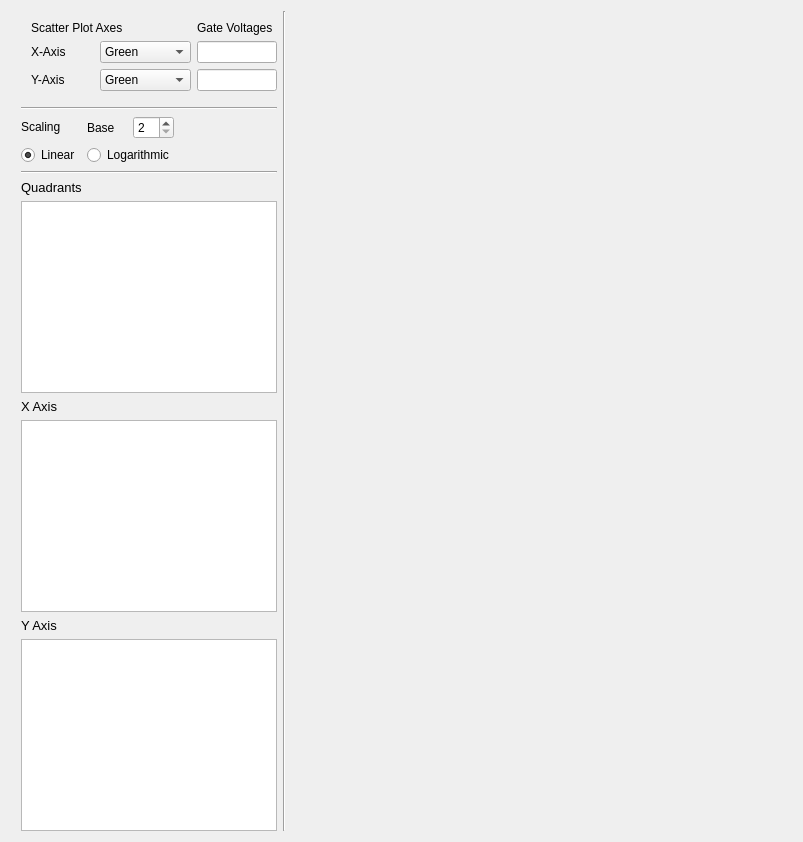
            <widget class="QWidget" name="subtab_scatter">
             <attribute name="title">
              <string>Scatter</string>
             </attribute>
             <layout class="QHBoxLayout" name="horizontalLayout_29">
              <item>
               <layout class="QVBoxLayout" name="verticalLayout_9">
                <property name="leftMargin">
                 <number>10</number>
                </property>
                <item>
                 <layout class="QGridLayout" name="gridLayout_6">
                  <property name="leftMargin">
                   <number>10</number>
                  </property>
                  <property name="topMargin">
                   <number>10</number>
                  </property>
                  <property name="bottomMargin">
                   <number>10</number>
                  </property>
                  <item row="0" column="1">
                   <widget class="QLabel" name="label_30">
                    <property name="font">
                     <font>
                      <pointsize>9</pointsize>
                     </font>
                    </property>
                    <property name="text">
                     <string>Gate Voltages</string>
                    </property>
                   </widget>
                  </item>
                  <item row="1" column="0">
                   <layout class="QHBoxLayout" name="horizontalLayout_30">
                    <item>
                     <widget class="QLabel" name="label_31">
                      <property name="text">
                       <string>X-Axis</string>
                      </property>
                     </widget>
                    </item>
                    <item>
                     <widget class="QComboBox" name="comboBox">
                      <property name="sizePolicy">
                       <sizepolicy hsizetype="Minimum" vsizetype="Fixed">
                        <horstretch>0</horstretch>
                        <verstretch>0</verstretch>
                       </sizepolicy>
                      </property>
                      <property name="minimumSize">
                       <size>
                        <width>80</width>
                        <height>0</height>
                       </size>
                      </property>
                      <property name="maximumSize">
                       <size>
                        <width>100</width>
                        <height>16777215</height>
                       </size>
                      </property>
                      <item>
                       <property name="text">
                        <string>Green</string>
                       </property>
                      </item>
                      <item>
                       <property name="text">
                        <string>Far Red</string>
                       </property>
                      </item>
                      <item>
                       <property name="text">
                        <string>Ultra Violet</string>
                       </property>
                      </item>
                      <item>
                       <property name="text">
                        <string>Orange</string>
                       </property>
                      </item>
                     </widget>
                    </item>
                   </layout>
                  </item>
                  <item row="1" column="1">
                   <widget class="QLineEdit" name="lineEdit_scatterxvoltage">
                    <property name="sizePolicy">
                     <sizepolicy hsizetype="Minimum" vsizetype="Fixed">
                      <horstretch>0</horstretch>
                      <verstretch>0</verstretch>
                     </sizepolicy>
                    </property>
                    <property name="minimumSize">
                     <size>
                      <width>60</width>
                      <height>0</height>
                     </size>
                    </property>
                    <property name="maximumSize">
                     <size>
                      <width>80</width>
                      <height>16777215</height>
                     </size>
                    </property>
                   </widget>
                  </item>
                  <item row="2" column="1">
                   <widget class="QLineEdit" name="lineEdit_scatteryvoltage">
                    <property name="sizePolicy">
                     <sizepolicy hsizetype="Minimum" vsizetype="Fixed">
                      <horstretch>0</horstretch>
                      <verstretch>0</verstretch>
                     </sizepolicy>
                    </property>
                    <property name="minimumSize">
                     <size>
                      <width>60</width>
                      <height>0</height>
                     </size>
                    </property>
                    <property name="maximumSize">
                     <size>
                      <width>80</width>
                      <height>16777215</height>
                     </size>
                    </property>
                   </widget>
                  </item>
                  <item row="2" column="0">
                   <layout class="QHBoxLayout" name="horizontalLayout_31">
                    <item>
                     <widget class="QLabel" name="label_32">
                      <property name="text">
                       <string>Y-Axis</string>
                      </property>
                     </widget>
                    </item>
                    <item>
                     <widget class="QComboBox" name="comboBox_2">
                      <property name="sizePolicy">
                       <sizepolicy hsizetype="Minimum" vsizetype="Fixed">
                        <horstretch>0</horstretch>
                        <verstretch>0</verstretch>
                       </sizepolicy>
                      </property>
                      <property name="minimumSize">
                       <size>
                        <width>80</width>
                        <height>0</height>
                       </size>
                      </property>
                      <property name="maximumSize">
                       <size>
                        <width>100</width>
                        <height>16777215</height>
                       </size>
                      </property>
                      <item>
                       <property name="text">
                        <string>Green</string>
                       </property>
                      </item>
                      <item>
                       <property name="text">
                        <string>Far Red</string>
                       </property>
                      </item>
                      <item>
                       <property name="text">
                        <string>Ultra Violet</string>
                       </property>
                      </item>
                      <item>
                       <property name="text">
                        <string>Orange</string>
                       </property>
                      </item>
                     </widget>
                    </item>
                   </layout>
                  </item>
                  <item row="0" column="0">
                   <widget class="QLabel" name="label_29">
                    <property name="font">
                     <font>
                      <pointsize>9</pointsize>
                     </font>
                    </property>
                    <property name="text">
                     <string>Scatter Plot Axes</string>
                    </property>
                   </widget>
                  </item>
                 </layout>
                </item>
                <item>
                 <widget class="Line" name="line_14">
                  <property name="orientation">
                   <enum>Qt::Horizontal</enum>
                  </property>
                 </widget>
                </item>
                <item>
                 <layout class="QGridLayout" name="gridLayout_4">
                  <item row="0" column="2">
                   <spacer name="horizontalSpacer_20">
                    <property name="orientation">
                     <enum>Qt::Horizontal</enum>
                    </property>
                    <property name="sizeHint" stdset="0">
                     <size>
                      <width>40</width>
                      <height>20</height>
                     </size>
                    </property>
                   </spacer>
                  </item>
                  <item row="1" column="0">
                   <widget class="QRadioButton" name="radioButton_scatterlinear">
                    <property name="text">
                     <string>Linear</string>
                    </property>
                    <property name="checked">
                     <bool>true</bool>
                    </property>
                   </widget>
                  </item>
                  <item row="1" column="1">
                   <widget class="QRadioButton" name="radioButton_scatterlog">
                    <property name="text">
                     <string>Logarithmic</string>
                    </property>
                   </widget>
                  </item>
                  <item row="0" column="0">
                   <widget class="QLabel" name="label_33">
                    <property name="sizePolicy">
                     <sizepolicy hsizetype="Minimum" vsizetype="Fixed">
                      <horstretch>0</horstretch>
                      <verstretch>0</verstretch>
                     </sizepolicy>
                    </property>
                    <property name="minimumSize">
                     <size>
                      <width>60</width>
                      <height>0</height>
                     </size>
                    </property>
                    <property name="font">
                     <font>
                      <pointsize>9</pointsize>
                     </font>
                    </property>
                    <property name="text">
                     <string>Scaling</string>
                    </property>
                   </widget>
                  </item>
                  <item row="0" column="1">
                   <layout class="QHBoxLayout" name="horizontalLayout_32">
                    <item>
                     <widget class="QLabel" name="label_35">
                      <property name="text">
                       <string>Base</string>
                      </property>
                     </widget>
                    </item>
                    <item>
                     <widget class="QSpinBox" name="spinBox_scatterscaling">
                      <property name="minimum">
                       <number>2</number>
                      </property>
                      <property name="maximum">
                       <number>10</number>
                      </property>
                     </widget>
                    </item>
                   </layout>
                  </item>
                 </layout>
                </item>
                <item>
                 <widget class="Line" name="line_13">
                  <property name="orientation">
                   <enum>Qt::Horizontal</enum>
                  </property>
                 </widget>
                </item>
                <item>
                 <widget class="QLabel" name="label_36">
                  <property name="font">
                   <font>
                    <pointsize>10</pointsize>
                   </font>
                  </property>
                  <property name="text">
                   <string>Quadrants</string>
                  </property>
                 </widget>
                </item>
                <item>
                 <widget class="QTableView" name="tableView_scatterquadrants"/>
                </item>
                <item>
                 <widget class="QLabel" name="label_37">
                  <property name="font">
                   <font>
                    <pointsize>10</pointsize>
                   </font>
                  </property>
                  <property name="text">
                   <string>X Axis</string>
                  </property>
                 </widget>
                </item>
                <item>
                 <widget class="QTableView" name="tableView_scatterxaxis"/>
                </item>
                <item>
                 <widget class="QLabel" name="label_38">
                  <property name="font">
                   <font>
                    <pointsize>10</pointsize>
                   </font>
                  </property>
                  <property name="text">
                   <string>Y Axis</string>
                  </property>
                 </widget>
                </item>
                <item>
                 <widget class="QTableView" name="tableView_scatteryaxis"/>
                </item>
               </layout>
              </item>
              <item>
               <widget class="Line" name="line_7">
                <property name="orientation">
                 <enum>Qt::Vertical</enum>
                </property>
               </widget>
              </item>
              <item>
               <widget class="QWidget" name="widget_scatter" native="true">
                <property name="sizePolicy">
                 <sizepolicy hsizetype="MinimumExpanding" vsizetype="MinimumExpanding">
                  <horstretch>0</horstretch>
                  <verstretch>0</verstretch>
                 </sizepolicy>
                </property>
                <property name="minimumSize">
                 <size>
                  <width>500</width>
                  <height>500</height>
                 </size>
                </property>
               </widget>
              </item>
             </layout>
            </widget>
